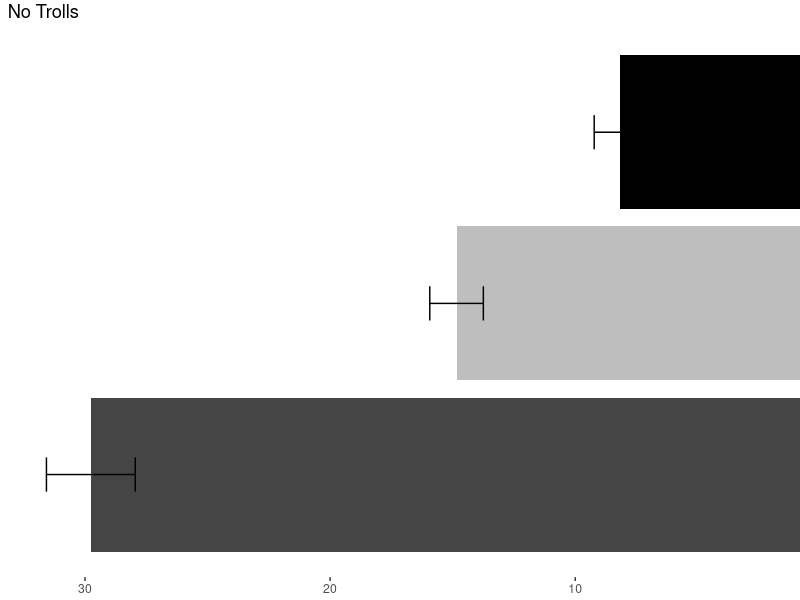
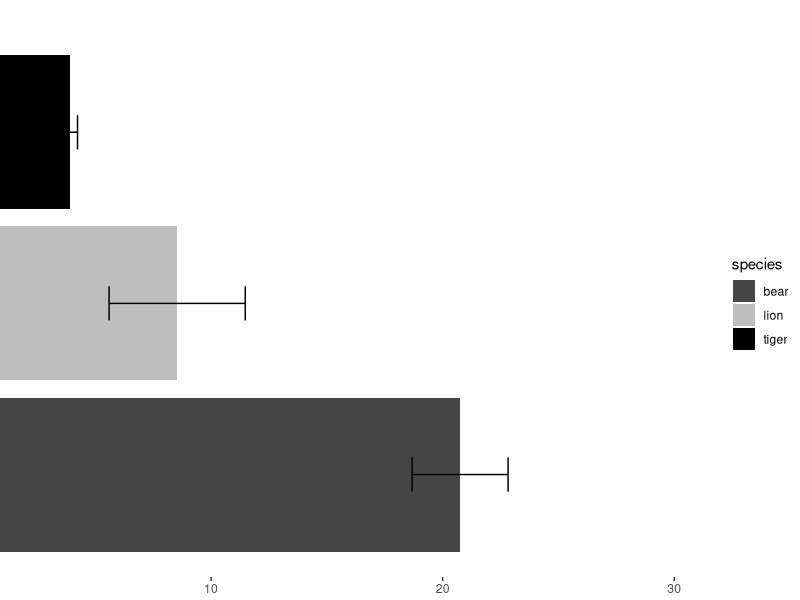

Generate these figures, in order, with R: (Note: this script raises an error after producing the figures.)
#plot two horizontal bar charts wih a shared axis
library(plyr) #required packages
library(ggplot2)

####simulated data####

#no trolls data 
species<-rep(c("lion", "tiger", "bear"),each = 3)
plot<-c(1:3, 1:3, 1:3)
population<-c(rnorm(3,mean=15, sd=2),rnorm(3,mean=9, sd=2),rnorm(3,mean=30, sd=2))
OHMYNoTrolls<-data.frame(species,plot,population)
OHMYNoTrollsSum<-ddply(.data=OHMYNoTrolls, .variables=.(species), .fun= summarise, mean = mean(population), sd=sd(population))


#trolls present 
species<-rep(c("lion", "tiger", "bear"),each = 3)
plot<-c(1:3, 1:3, 1:3)
population<-c(rnorm(3,mean=9, sd=2),rnorm(3,mean=4, sd=2),rnorm(3,mean=22, sd=2))
OHMYTrolls<-data.frame(species,plot,population)
OHMYTrollsSum<-ddply(.data=OHMYTrolls, .variables=.(species), .fun= summarise, mean = mean(population), sd=sd(population))

####make horizontal bar charts####
NoTrollsPlot<- ggplot(data = OHMYNoTrollsSum, aes(x = species, y = mean, fill=species)) +
  geom_bar(stat = "identity") + 
  theme(axis.title.x = element_blank(), axis.title.y = element_blank(), axis.text.y = element_blank(), axis.ticks.y = element_blank(), panel.background = element_blank(),panel.grid.major = element_blank(), plot.margin = unit(c(1,-15,1,1), "mm"), legend.position="none") +#removes gridlines and legend so it only plots once on the next plot
  scale_y_reverse()+#changes the direction of your incremental scale on your x axis 
  coord_flip()+#flips your bar plot horizontally
  scale_fill_manual(values=c("#454545", "grey", "black"))+ #colours for fill of the bars
  geom_errorbar(aes(ymin=mean-sd, ymax=mean+sd),width=.2,position=position_dodge(.9))+
  ggtitle("No Trolls")


TrollsPlot<- ggplot(data = OHMYTrollsSum, aes(x = species, y = mean, fill=species)) +
  geom_bar(stat = "identity") + 
  theme(axis.title.x = element_blank(), axis.title.y = element_blank(), axis.text.y = element_blank(), axis.ticks.y = element_blank(), panel.background = element_blank(),panel.grid.major = element_blank(), plot.margin = unit(c(1,1,1,-15), "mm")) +
  coord_flip()+
  scale_fill_manual(values=c("#454545", "grey", "black"))+
  geom_errorbar(aes(ymin=mean-sd, ymax=mean+sd),width=.2,position=position_dodge(.9))+
  ggtitle("Trolls")+
  scale_y_continuous(limits=c(0, 30))#to make the x-axis symetrical with the last plot

#merge plots
SharedAxis<-arrangeGrob(NoTrollsPlot,TrollsPlot,ncol=2)#combine the two plots

print(SharedAxis)
